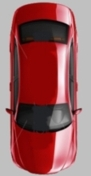
#> input picture 1/scar12.jpg, 91 x 176 px
$ python histogram2.py --image ../1/scar12.jpg   (Python 2 division)
#> lines starting #> are read from the running program, lines starting #| are printed output that depends on the picture
# Histograms of the 3 colour channels
# http://www.pyimagesearch.com/2014/01/22/clever-girl-a-guide-to-utilizing-color-histograms-for-computer-vision-and-image-search-engines/

from matplotlib import pyplot as plt
import numpy as np
import argparse
import cv2

# construct the argument parser and parse the arguments
ap = argparse.ArgumentParser()
ap.add_argument("-i", "--image", required = True, help = "Path to the image")
args = vars(ap.parse_args())

# load the image and show it
image = cv2.imread(args["image"])
#> image is the input picture: shape (176, 91, 3); mean B, G, R 97.1, 95.3, 152.3
cv2.imshow("image", image)

num_bins = 32 # 256

# grab the image channels, initialize the tuple of colors,
# the figure and the flattened feature vector
chans = cv2.split(image)
colors = ("b", "g", "r")
plt.figure()
plt.title("'Flattened' Color Histogram")
plt.xlabel("Bins")
plt.ylabel("# of Pixels")
features = []

# loop over the image channels
for (chan, color) in zip(chans, colors):
	# create a histogram for the current channel and
	# concatenate the resulting histograms for each
	# channel
	hist = cv2.calcHist([chan], [0], None, [num_bins], [0, 256])
	features.extend(hist)

	# plot the histogram
	plt.plot(hist, color = color)
	plt.xlim([0, num_bins])
#> this loop made 3 passes
#> color on passes 1 to 3: 'b', 'g', 'r'
#> after the loop, features = 96 items, first 6: [3627], [979], [549], [530], [872], [409]

# here we are simply showing the dimensionality of the
# flattened color histogram 256 bins for each channel
# x 3 channels = 768 total values -- in practice, we would
# normally not use 256 bins for each channel, a choice
# between 32-96 bins are normally used, but this tends
# to be application dependent

print "flattened feature vector size: %d" % (np.array(features).flatten().shape)
#| flattened feature vector size: 96

plt.show()
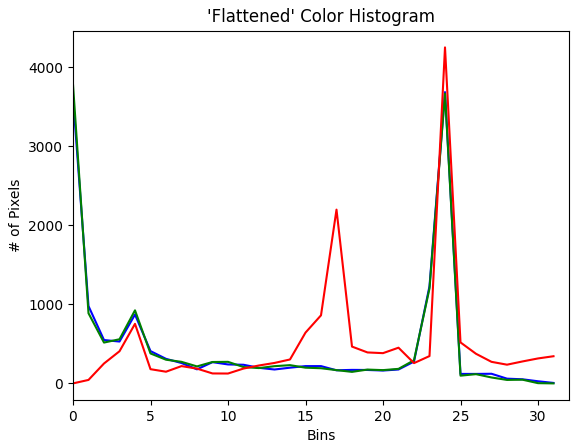
#> figure drawn by matplotlib, 1 panel; curve peaks at x = 24, y = 3688; curve peaks at x = 0, y = 3786; curve peaks at x = 24, y = 4254
cv2.waitKey(0)
cv2.destroyAllWindows()
